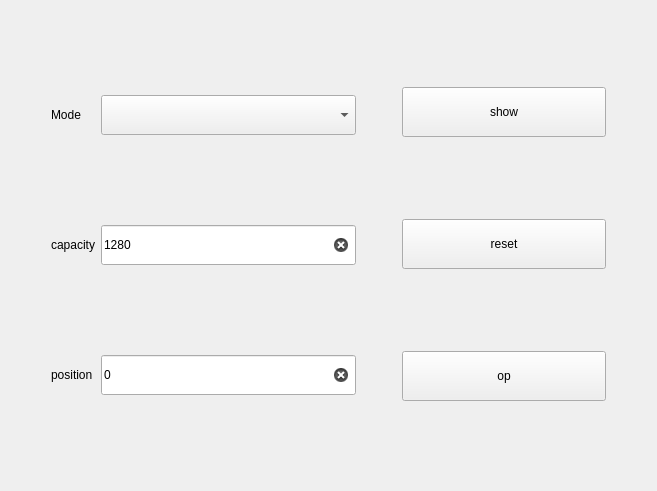
<?xml version="1.0" encoding="UTF-8"?>
<ui version="4.0">
 <class>SingleStepPhotoelectric</class>
 <widget class="QWidget" name="SingleStepPhotoelectric">
  <property name="geometry">
   <rect>
    <x>0</x>
    <y>0</y>
    <width>657</width>
    <height>491</height>
   </rect>
  </property>
  <property name="windowTitle">
   <string>Form</string>
  </property>
  <layout class="QHBoxLayout" name="horizontalLayout" stretch="0,3,0,2,0">
   <item>
    <spacer name="horizontalSpacer">
     <property name="orientation">
      <enum>Qt::Horizontal</enum>
     </property>
     <property name="sizeHint" stdset="0">
      <size>
       <width>40</width>
       <height>20</height>
      </size>
     </property>
    </spacer>
   </item>
   <item>
    <layout class="QGridLayout" name="gridLayout">
     <item row="0" column="0">
      <widget class="QLabel" name="lab">
       <property name="text">
        <string>Mode</string>
       </property>
      </widget>
     </item>
     <item row="1" column="0">
      <widget class="QLabel" name="lab_capacity">
       <property name="text">
        <string>capacity</string>
       </property>
      </widget>
     </item>
     <item row="2" column="0">
      <widget class="QLabel" name="lab_capacity_2">
       <property name="text">
        <string>position</string>
       </property>
      </widget>
     </item>
     <item row="1" column="1">
      <widget class="QLineEdit" name="edit_capacity">
       <property name="minimumSize">
        <size>
         <width>0</width>
         <height>40</height>
        </size>
       </property>
       <property name="text">
        <string>1280</string>
       </property>
       <property name="clearButtonEnabled">
        <bool>true</bool>
       </property>
      </widget>
     </item>
     <item row="0" column="1">
      <widget class="QComboBox" name="comboBox">
       <property name="minimumSize">
        <size>
         <width>0</width>
         <height>40</height>
        </size>
       </property>
       <property name="styleSheet">
        <string notr="true">QComboBox QAbstractItemView::item{height:50px;}</string>
       </property>
      </widget>
     </item>
     <item row="2" column="1">
      <widget class="QLineEdit" name="edit_2">
       <property name="minimumSize">
        <size>
         <width>0</width>
         <height>40</height>
        </size>
       </property>
       <property name="text">
        <string>0</string>
       </property>
       <property name="clearButtonEnabled">
        <bool>true</bool>
       </property>
      </widget>
     </item>
    </layout>
   </item>
   <item>
    <spacer name="horizontalSpacer_2">
     <property name="orientation">
      <enum>Qt::Horizontal</enum>
     </property>
     <property name="sizeHint" stdset="0">
      <size>
       <width>40</width>
       <height>20</height>
      </size>
     </property>
    </spacer>
   </item>
   <item>
    <layout class="QVBoxLayout" name="verticalLayout_2">
     <item>
      <widget class="QPushButton" name="btn_show">
       <property name="minimumSize">
        <size>
         <width>0</width>
         <height>50</height>
        </size>
       </property>
       <property name="text">
        <string>show</string>
       </property>
      </widget>
     </item>
     <item>
      <widget class="QPushButton" name="btn_reset">
       <property name="minimumSize">
        <size>
         <width>0</width>
         <height>50</height>
        </size>
       </property>
       <property name="text">
        <string>reset</string>
       </property>
      </widget>
     </item>
     <item>
      <widget class="QPushButton" name="btn">
       <property name="minimumSize">
        <size>
         <width>0</width>
         <height>50</height>
        </size>
       </property>
       <property name="text">
        <string>op</string>
       </property>
      </widget>
     </item>
    </layout>
   </item>
   <item>
    <spacer name="horizontalSpacer_3">
     <property name="orientation">
      <enum>Qt::Horizontal</enum>
     </property>
     <property name="sizeHint" stdset="0">
      <size>
       <width>40</width>
       <height>20</height>
      </size>
     </property>
    </spacer>
   </item>
  </layout>
 </widget>
 <resources/>
 <connections/>
</ui>
